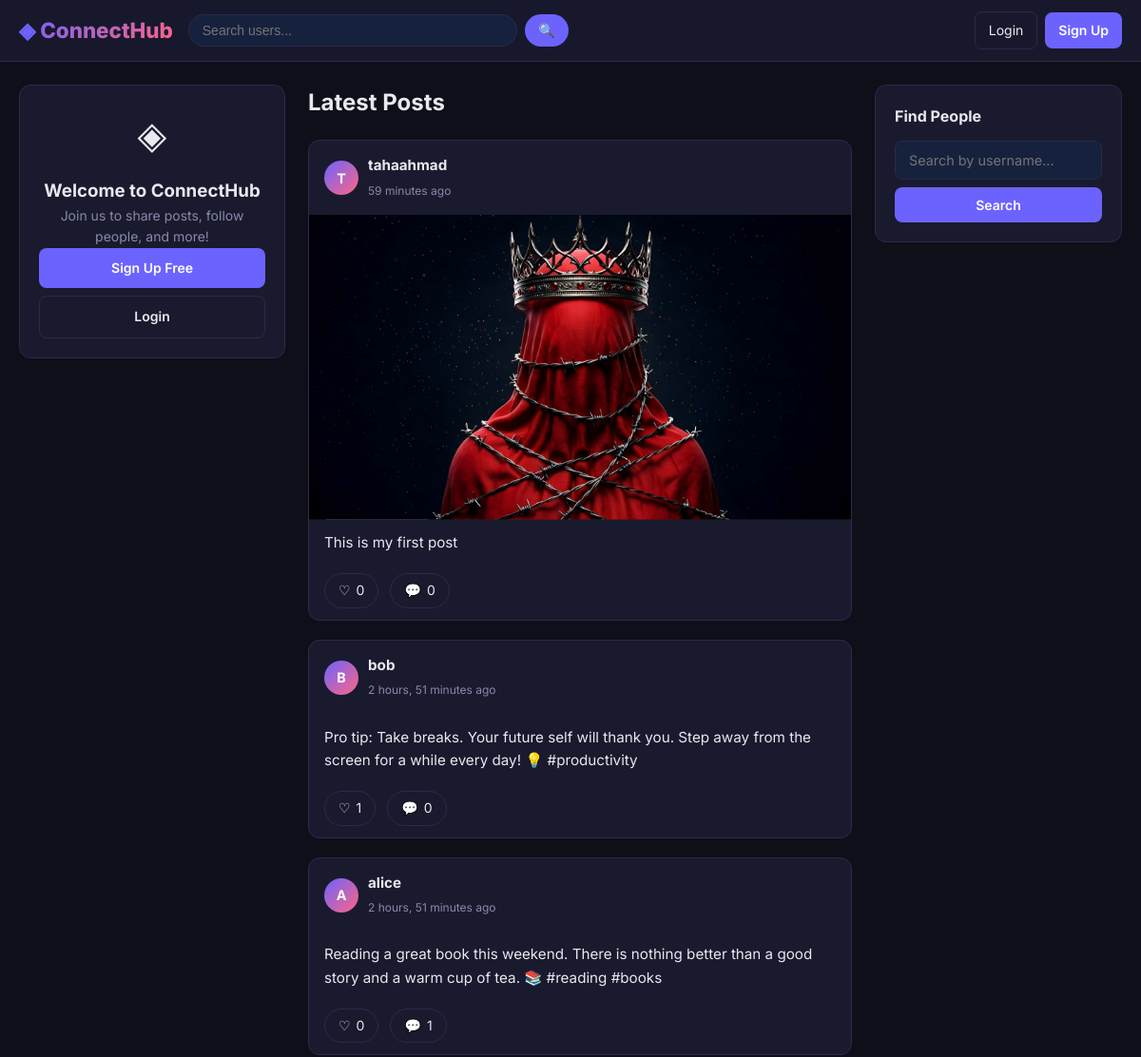
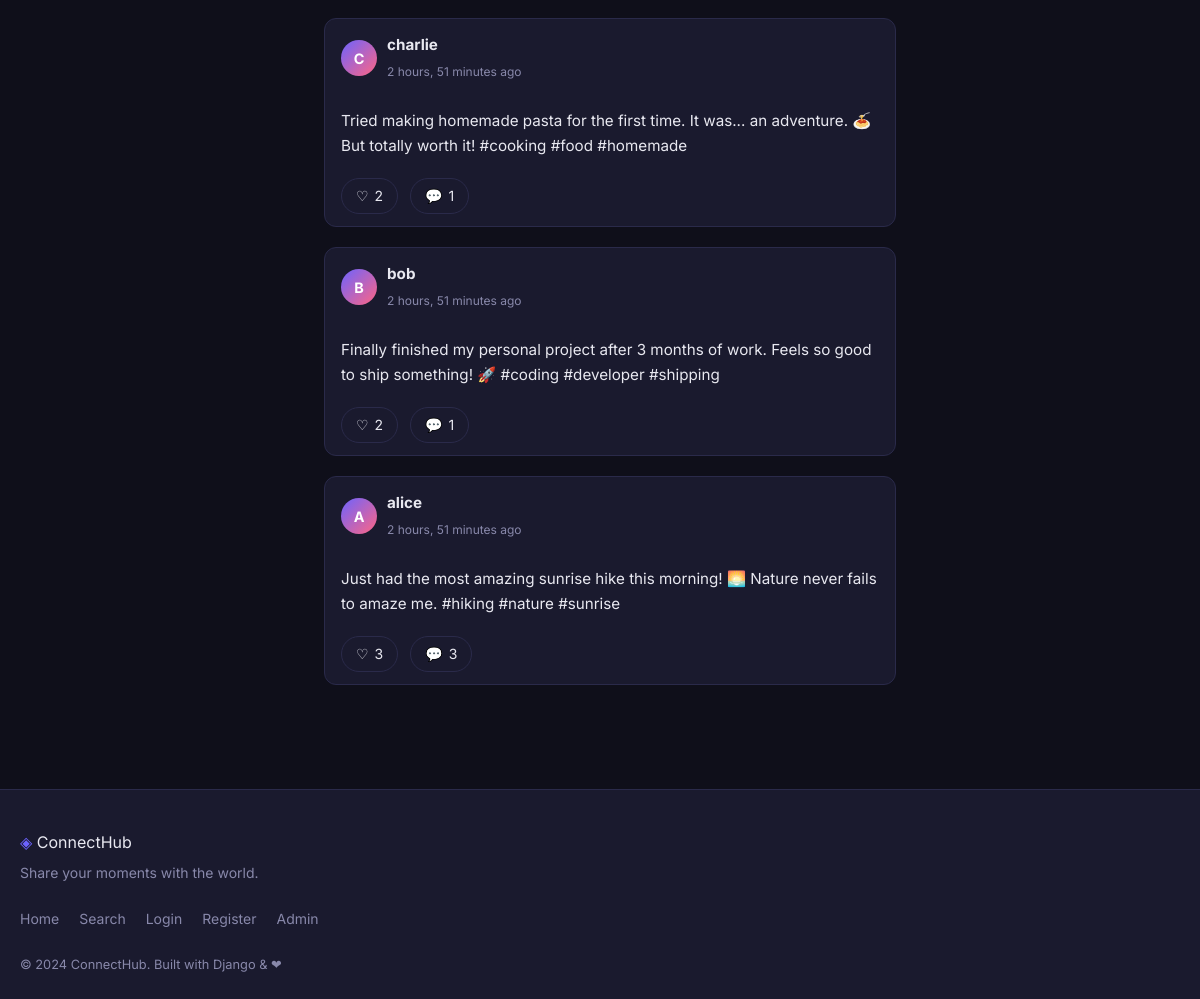
The page / on the database its author committed (2 pictures, top to bottom).
### core/models.py (models this page shows, shortened)
class Post(models.Model):
    author     = models.ForeignKey(User, on_delete=models.CASCADE, related_name='posts')
    caption    = models.TextField(max_length=2000)
    image      = models.ImageField(upload_to='post_images/', blank=True, null=True)
    created_at = models.DateTimeField(auto_now_add=True)
    updated_at = models.DateTimeField(auto_now=True)
    class Meta:
        ordering = ['-created_at']  # Newest posts first
    def get_likes_count(self):
        return Like.objects.filter(post=self).count()
    def get_comments_count(self):
        return Comment.objects.filter(post=self).count()

### core/views.py (the view)
# urls.py: path('', views.home, name='home'),
def home(request):
    posts = Post.objects.all().select_related('author', 'author__profile')
    comment_form = CommentForm()
    liked_post_ids = set()
    if request.user.is_authenticated:
        liked_post_ids = set(
            Like.objects.filter(user=request.user).values_list('post_id', flat=True)
        )
    return render(request, 'core/home.html', {
        'posts': posts,
        'liked_post_ids': liked_post_ids,
        'comment_form': comment_form,
    })

### core/forms.py
class CommentForm(forms.ModelForm):
    class Meta:
        model  = Comment
        fields = ['text']
        widgets = {
            'text': forms.TextInput(attrs={'placeholder': 'Add a comment...'}),
        }

### templates/core/home.html (shortened to what this page needs)
{% extends 'core/base.html' %}
{% block content %}
<div class="feed-layout">
    <aside class="sidebar-left">
        {% if user.is_authenticated %}
        <div class="sidebar-card">
            <a href="{% url 'profile' user.username %}" class="sidebar-user-link">
                {% with sp=user.profile %}
                {% if sp and sp.profile_pic %}
                    <img src="{{ sp.profile_pic.url }}" alt="{{ user.username }}" class="avatar-md" />
                {% else %}
                    <div class="avatar-placeholder-md">{{ user.username|first|upper }}</div>
                {% endif %}
                {% endwith %}
                <div>
                    <p class="sidebar-username">{{ user.username }}</p>
                    <p class="sidebar-name">{{ user.get_full_name|default:"No name set" }}</p>
                </div>
            </a>
            <hr class="divider" />
            <a href="{% url 'create_post' %}" class="btn btn-primary btn-full">+ Create Post</a>
            <a href="{% url 'profile' user.username %}" class="btn btn-outline btn-full" style="margin-top:8px">My Profile</a>
        </div>
        {% else %}
        <div class="sidebar-card text-center">
            <div class="welcome-icon">◈</div>
            <h3>Welcome to ConnectHub</h3>
            <p class="text-muted">Join us to share posts, follow people, and more!</p>
            <a href="{% url 'register' %}" class="btn btn-primary btn-full">Sign Up Free</a>
            <a href="{% url 'login' %}"    class="btn btn-outline btn-full" style="margin-top:8px">Login</a>
        </div>
        {% endif %}
    </aside>
    <section class="feed-main">
        <div class="feed-header">
            <h1 class="feed-title">Latest Posts</h1>
        </div>
        {% if posts %}
            {% for post in posts %}
            <article class="post-card" id="post-{{ post.id }}">
                <div class="post-header">
                    <a href="{% url 'profile' post.author.username %}" class="post-author-link">
                        {% with ap=post.author.profile %}
                        {% if ap and ap.profile_pic %}
                            <img src="{{ ap.profile_pic.url }}"
                                 alt="{{ post.author.username }}" class="avatar-sm" />
                        {% else %}
                            <div class="avatar-placeholder-sm">{{ post.author.username|first|upper }}</div>
                        {% endif %}
                        {% endwith %}
                        <div>
                            <span class="post-username">{{ post.author.username }}</span>
                            <span class="post-date">{{ post.created_at|timesince }} ago</span>
                        </div>
                    </a>
                </div>
                {% if post.image %}
                <div class="post-image-wrapper">
                    <img src="{{ post.image.url }}" alt="Post image" class="post-image" loading="lazy" />
                </div>
                {% endif %}
                <div class="post-body">
                    <p class="post-caption">{{ post.caption }}</p>
                </div>
                <div class="post-actions">
                    {% if user.is_authenticated %}
                    <button class="action-btn like-btn {% if post.id in liked_post_ids %}liked{% endif %}"
                            data-post-id="{{ post.id }}"
                            onclick="toggleLike({{ post.id }}, this)">
                        <span class="like-icon">{% if post.id in liked_post_ids %}&#10084;{% else %}&#9825;{% endif %}</span>
                        <span class="like-count" id="like-count-{{ post.id }}">{{ post.get_likes_count }}</span>
                    </button>
                    {% else %}
                    <a href="{% url 'login' %}" class="action-btn">
                        &#9825; <span>{{ post.get_likes_count }}</span>
                    </a>
                    {% endif %}
                    <a href="{% url 'post_detail' post.id %}" class="action-btn comment-btn">
                        &#128172; <span>{{ post.get_comments_count }}</span>
                    </a>
                </div>
            </article>
            {% endfor %}
        {% endif %}
    </section>
    <aside class="sidebar-right">
        <div class="sidebar-card">
            <h3 class="sidebar-heading">Find People</h3>
            <form action="{% url 'search' %}" method="GET" class="sidebar-search-form">
                <input type="text" name="q" placeholder="Search by username..." class="form-input" />
                <button type="submit" class="btn btn-primary btn-full" style="margin-top:8px">Search</button>
            </form>
        </div>
    </aside>
</div>
{% endblock %}

### templates/core/base.html (shortened to what this page needs)
<!DOCTYPE html>
<html lang="en">
<head>
    {% load static %}
    <link rel="stylesheet" href="{% static 'css/style.css' %}" />
</head>
<body>
    <nav class="navbar">
        <div class="nav-container">
            <a href="{% url 'home' %}" class="nav-brand">
                <span class="brand-icon">◈</span> ConnectHub
            </a>
            <form class="nav-search" action="{% url 'search' %}" method="GET">
                <input type="text" name="q" placeholder="Search users..." class="search-input"
                       value="{{ request.GET.q|default:'' }}" />
                <button type="submit" class="search-btn">🔍</button>
            </form>
            <div class="nav-links">
                {% if user.is_authenticated %}
                    <a href="{% url 'home' %}" class="nav-link" title="Home">🏠</a>
                    <a href="{% url 'create_post' %}" class="nav-link btn-create" title="Create Post">+ Post</a>
                    <a href="{% url 'profile' user.username %}" class="nav-link nav-avatar" title="My Profile">
                        {% with nav_profile=user.profile %}
                        {% if nav_profile and nav_profile.profile_pic %}
                            <img src="{{ nav_profile.profile_pic.url }}" alt="You" class="avatar-sm" />
                        {% else %}
                            <div class="avatar-placeholder-sm">{{ user.username|first|upper }}</div>
                        {% endif %}
                        {% endwith %}
                        {{ user.username }}
                    </a>
                    <a href="{% url 'logout' %}" class="nav-link btn-logout" title="Logout">Logout</a>
                {% else %}
                    <a href="{% url 'login' %}"    class="nav-link btn-login">Login</a>
                    <a href="{% url 'register' %}" class="nav-link btn-register">Sign Up</a>
                {% endif %}
            </div>
        </div>
    </nav>
    <main class="main-content">
        {% block content %}{% endblock %}
    </main>
    <footer class="footer">
        <div class="footer-container">
            <div class="footer-brand">
                <span class="brand-icon">◈</span> ConnectHub
                <p>Share your moments with the world.</p>
            </div>
            <div class="footer-links">
                <a href="{% url 'home' %}">Home</a>
                <a href="{% url 'search' %}">Search</a>
                {% if user.is_authenticated %}
                    <a href="{% url 'create_post' %}">Create Post</a>
                    <a href="{% url 'profile' user.username %}">My Profile</a>
                {% else %}
                    <a href="{% url 'login' %}">Login</a>
                    <a href="{% url 'register' %}">Register</a>
                {% endif %}
                <a href="/admin/">Admin</a>
            </div>
            <p class="footer-copy">&copy; 2024 ConnectHub. Built with Django &amp; &#10084;</p>
        </div>
    </footer>
</body>
</html>

### rows shown on the page
Post: author.username|first "T", author.username "tahaahmad", created_at "59 minutes", image (picture), caption "This is my first post", get_likes_count "0", get_comments_count "0"
Post: author.username|first "B", author.username "bob", created_at "2 hours, 51 minutes", caption "Pro tip: Take breaks. Your future self will thank you. Step away from the screen for a while every day! 💡 #productivity", get_likes_count "1", get_comments_count "0"
Post: author.username|first "A", author.username "alice", created_at "2 hours, 51 minutes", caption "Reading a great book this weekend. There is nothing better than a good story and a warm cup of tea. 📚 #reading #books", get_likes_count "0", get_comments_count "1"
Post: author.username|first "C", author.username "charlie", created_at "2 hours, 51 minutes", caption "Tried making homemade pasta for the first time. It was... an adventure. 🍝 But totally worth it! #cooking #food #homemade", get_likes_count "2", get_comments_count "1"
Post: author.username|first "B", author.username "bob", created_at "2 hours, 51 minutes", caption "Finally finished my personal project after 3 months of work. Feels so good to ship something! 🚀 #coding #developer #shipping", get_likes_count "2", get_comments_count "1"
Post: author.username|first "A", author.username "alice", created_at "2 hours, 51 minutes", caption "Just had the most amazing sunrise hike this morning! 🌅 Nature never fails to amaze me. #hiking #nature #sunrise", get_likes_count "3", get_comments_count "3"
